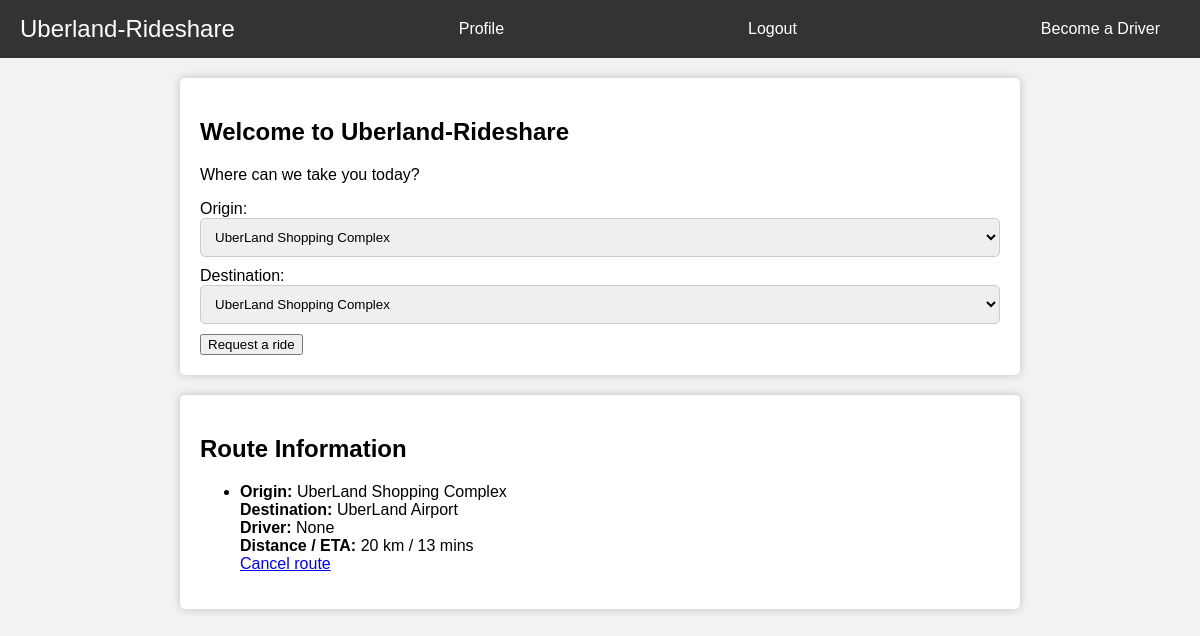
The page /home (signed in) on the database as committed earlier.
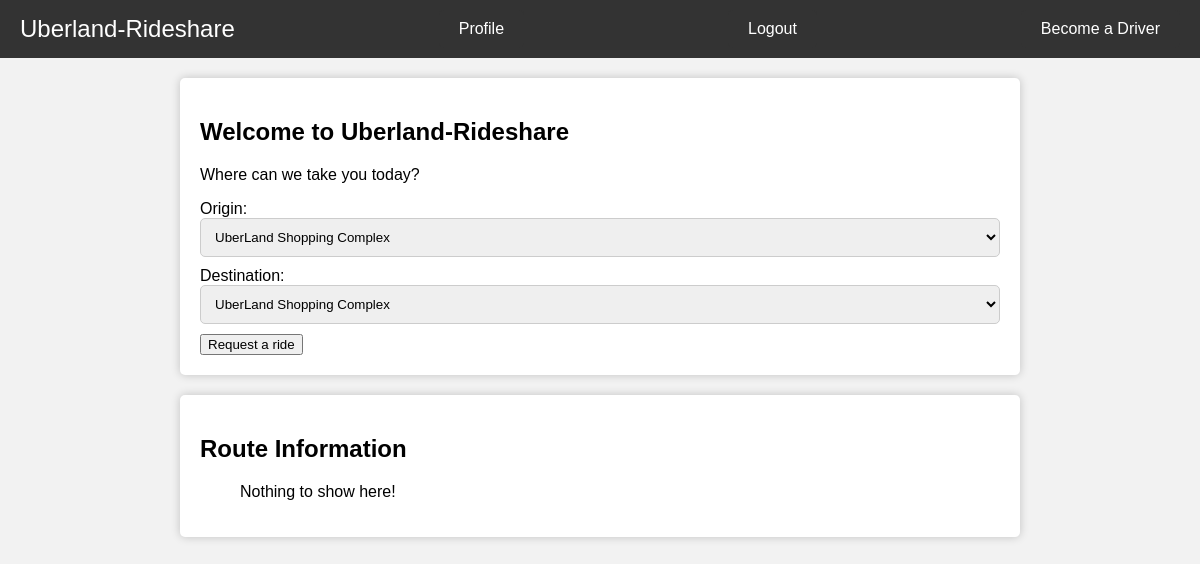
The same page on the database as committed later.
### main.py (models this page shows)
class Route(db.Model):
    origin = db.Column(db.String(100), nullable = False)
    destination = db.Column(db.String(100), nullable = False)
    driver = db.Column(db.String(100), nullable = False)
    rider = db.Column(db.String(100), nullable = False,primary_key = True)
    eta = db.Column(db.Integer, nullable = False)
    distance = db.Column(db.Integer, nullable = False)

### main.py (the view)
@app.route("/home")
@login_required
def home():
    routes = Route.query.filter_by(rider=current_user.email).all()
    return render_template("home.html",routes=routes)

### main.py (called while the page is built)
@login_manager.user_loader
def load_user(user_id):
    return User.query.get(int(user_id))

### templates/home.html (shortened to what this page needs)
<!DOCTYPE html>
<html>
<head>
</head>
<body>
    <div class="toolbar">
        <span class="logo">Uberland-Rideshare</span>
        <a href="profile" id="becomeDriverButton">Profile</a>
        <a href="logout" id="becomeDriverButton">Logout</a>
        <a href="#" id="becomeDriverButton">Become a Driver</a>
    </div>
    <div class="container">
        <h2>Welcome to Uberland-Rideshare</h2>
        <p>Where can we take you today?</p>
<form action="/home" method="POST">
    <label for="origin">Origin:</label>
    <select name="origin" id="origin">
        <option value="UberLand Shopping Complex">UberLand Shopping Complex</option>
    </select>
    <label for="destination">Destination:</label>
    <select name="destination" id="destination">
        <option value="UberLand Shopping Complex">UberLand Shopping Complex</option>
    </select>
    <input type="submit" value="Request a ride" class="cta-button">
</form>
    </div>
    <div class="container">
    <h2>Route Information</h2>
    <ul>
        {% if routes %}
            {% for route in routes %}
            <li>
                <strong>Origin:</strong> {{ route.origin }}<br>
                <strong>Destination:</strong> {{ route.destination }}<br>
                <strong>Driver:</strong> {{ route.driver }}<br>
                <strong>Distance / ETA:</strong> {{ route.distance }} km / {{ route.eta }} mins<br>
            </li>
            <a href="cancel_route" class="cta-button">Cancel route</a>
            {% endfor %}
        {% else %}
            <p>Nothing to show here!</p>
        {% endif %}
    </ul>
    </div>
</body>
</html>

### templates/home.html (style rules this page uses)
body { font-family: Arial, sans-serif; background-color: #f2f2f2; margin: 0; padding: 0; background-image: url('https://i.ibb.co/McHvC5c/road-car.jpg'); background-size: cover; background-position: center; background-repeat: repeat; }
.toolbar { background-color: #333; color: #fff; display: flex; justify-content: space-between; align-items: center; padding: 10px 20px; }
.logo { font-size: 24px; }
#becomeDriverButton { background-color: #333; color: #fff; border: none; padding: 10px 20px; border-radius: 5px; text-decoration: none; cursor: pointer; }
.container { max-width: 800px; margin: 20px auto; background-color: #fff; padding: 20px; border-radius: 5px; box-shadow: 0px 0px 10px rgba(0, 0, 0, 0.2); }
#origin, #destination { width: 100%; padding: 10px; margin-bottom: 10px; border: 1px solid #ccc; border-radius: 5px; }

Rows that differ between the two databases and show on the page:
removed Route: origin "UberLand Shopping Complex", destination "UberLand Airport", driver "None", distance "20", eta "13"
Other text that changed with them:
text now shown: "Nothing to show here!"
